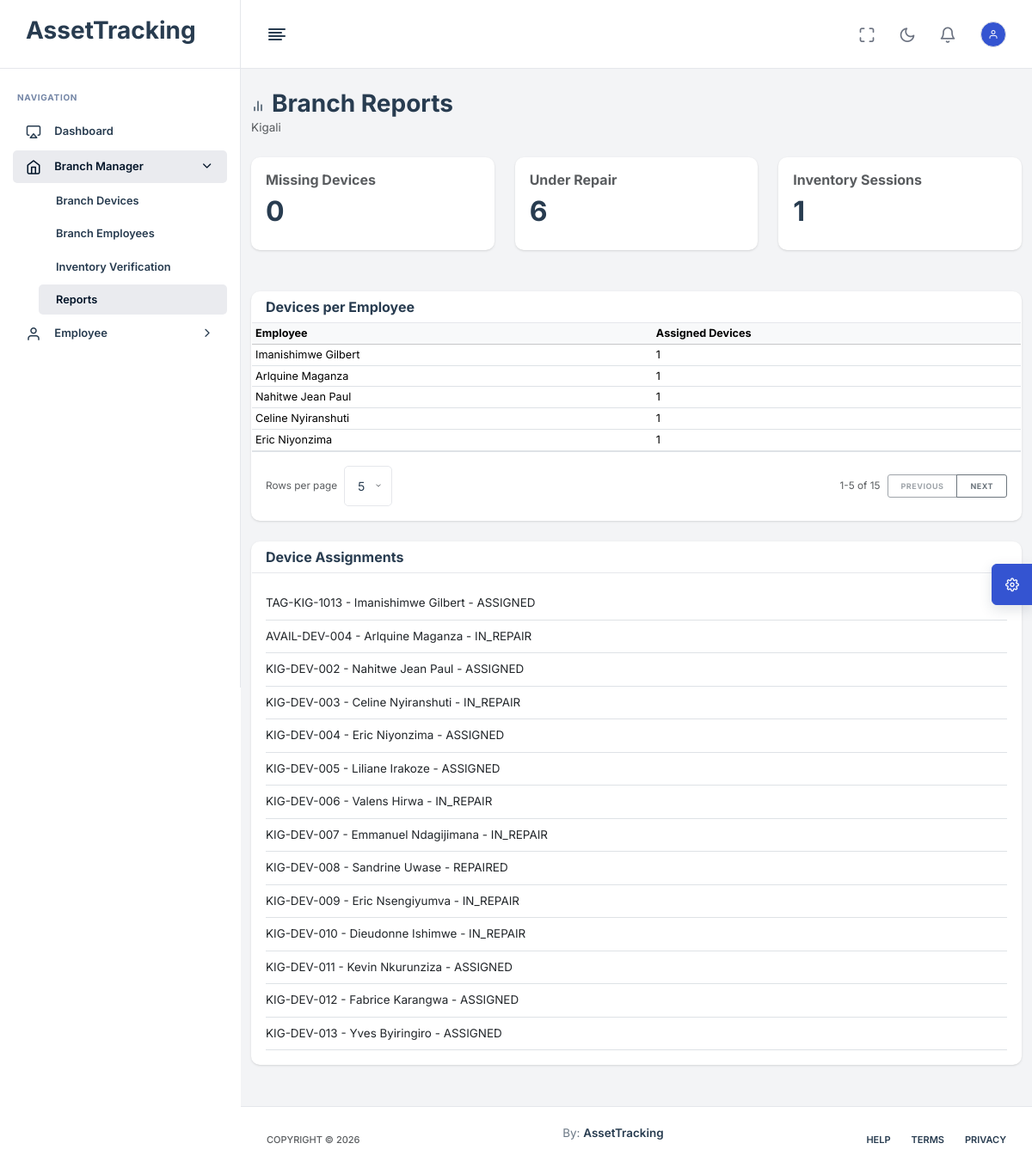
Before: /branch/reports/ (signed in) with the older database file.
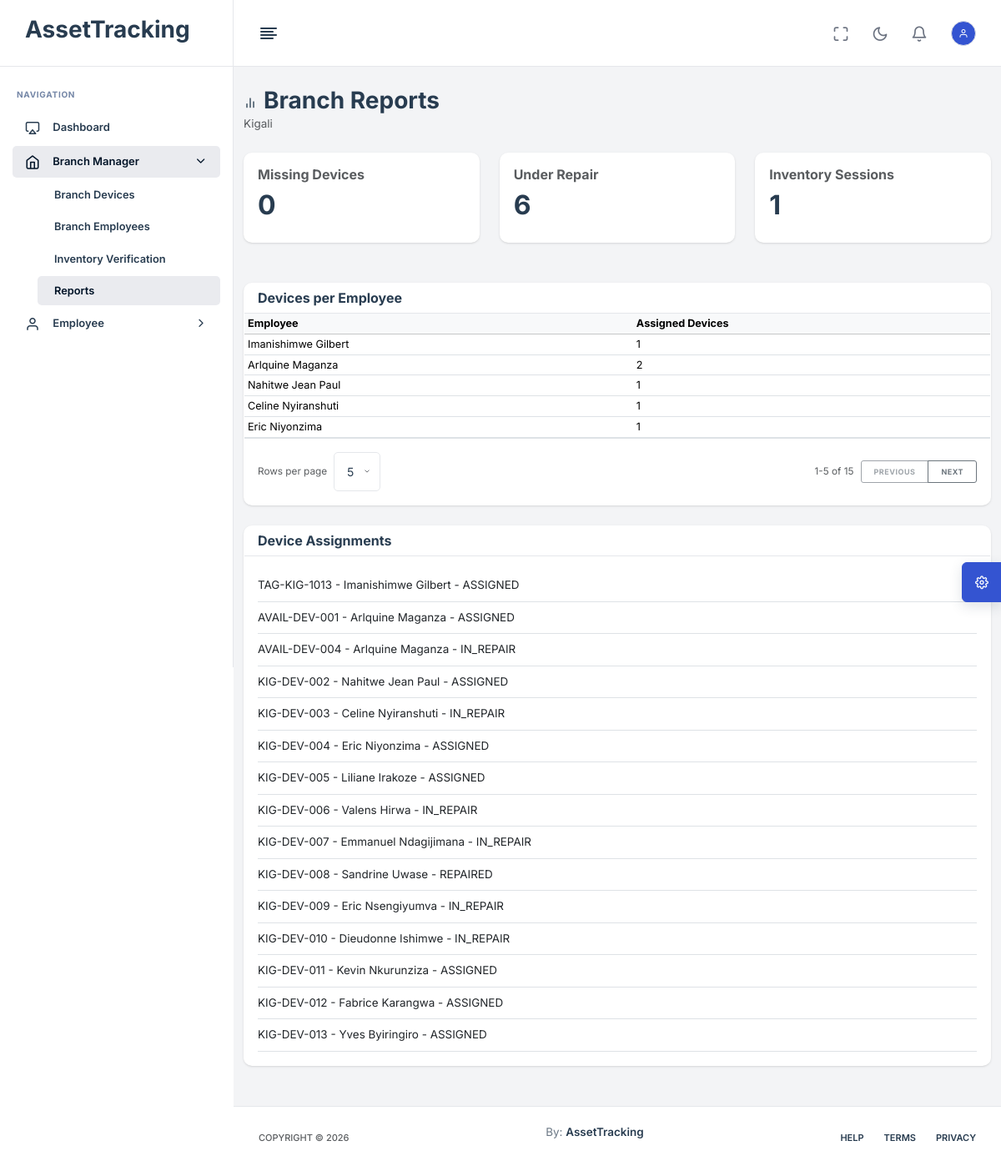
After: the same page with the newer database file.
### App/models.py (models this page shows, shortened)
class SoftDeleteModel(models.Model):
    is_deleted = models.BooleanField(default=False)
    deleted_at = models.DateTimeField(null=True, blank=True)
    deleted_by = models.ForeignKey(
        settings.AUTH_USER_MODEL,
        null=True,
        blank=True,
        on_delete=models.SET_NULL,
        related_name="%(class)s_deleted_records",
    )
    deletion_reason = models.TextField(blank=True)
    class Meta:
        abstract = True

class Employee(SoftDeleteModel):
    STATUS_CHOICES = [
        ('ACTIVE', 'Active'),
        ('INACTIVE', 'Inactive'),
        ('EXITED', 'Exited'),
    ]
    user = models.OneToOneField(settings.AUTH_USER_MODEL, on_delete=models.CASCADE, null=True, blank=True)
    employee_id = models.CharField(max_length=100, unique=True, null=True, blank=True)
    full_name = models.CharField(max_length=255)
    position = models.CharField(max_length=255)
    branch = models.ForeignKey(Branch, on_delete=models.SET_NULL, null=True, related_name='employees')
    department = models.ForeignKey(Department, on_delete=models.SET_NULL, null=True, blank=True)
    status = models.CharField(max_length=10, choices=STATUS_CHOICES, default='ACTIVE')
    hire_date = models.DateField(null=True, blank=True)
    exit_date = models.DateField(null=True, blank=True)

class Device(SoftDeleteModel):
    STATUS_CHOICES = [
        ('AVAILABLE', 'Available'),
        ('ASSIGNED', 'Assigned'),
        ('PENDING_RETURN', 'Pending Return'),
        ('IN_REPAIR', 'In Repair'),
        ('COMPLETED', 'Completed'),
        ('REPAIRED', 'Repaired'),
        ('MISSING', 'Missing'),
        ('RETIRED', 'Retired'),
        ('DECOMMISSIONED', 'Decommissioned'),
    ]
    LOCATION_CHOICES = [
        ('HEAD_OFFICE', 'Head Office'),
        ('BRANCH', 'Branch'),
        ('EMPLOYEE', 'Employee'),
        ('TECHNICIAN', 'Head Office / Technician'),
    ]
    device_type = models.CharField(max_length=50)
    brand = models.CharField(max_length=100)
    model = models.CharField(max_length=100)
    serial_number = models.CharField(max_length=100, unique=True)
    company_tag = models.CharField(max_length=100, unique=True)  # QR / Barcode
    purchase_date = models.DateField(null=True, blank=True)
    warranty_expiry = models.DateField(null=True, blank=True)
    status = models.CharField(max_length=20, choices=STATUS_CHOICES, default='AVAILABLE')
    assigned_employee = models.ForeignKey('Employee', null=True, blank=True, on_delete=models.SET_NULL)
    assigned_branch = models.ForeignKey('Branch', null=True, blank=True, on_delete=models.SET_NULL)
    location_type = models.CharField(max_length=20, choices=LOCATION_CHOICES, default='HEAD_OFFICE')
    current_location = models.CharField(max_length=255, default="Head Office")
    condition_notes = models.TextField(blank=True)
    registered_at = models.DateTimeField(auto_now_add=True)
    decommissioned_at = models.DateTimeField(null=True, blank=True)
    decommissioned_by = models.ForeignKey(
        settings.AUTH_USER_MODEL,
        null=True,
        blank=True,
        on_delete=models.SET_NULL,
        related_name="decommissioned_devices",
    )
    decommission_reason = models.CharField(max_length=255, blank=True)
    decommission_notes = models.TextField(blank=True)
    previous_status_before_decommission = models.CharField(max_length=20, blank=True)
    last_location_before_decommission = models.CharField(max_length=255, blank=True)

### App/views.py (the view)
# urls.py: path("branch/reports/", branch_reports, name="branch_reports"),
@login_required
@role_required("BRANCH_MANAGER")
def branch_reports(request):
    employee = _employee_for_user(request.user)
    branch = employee.branch if employee else None
    devices = Device.objects.filter(assigned_branch=branch) if branch else Device.objects.none()
    employees = Employee.objects.filter(branch=branch).prefetch_related("device_set") if branch else Employee.objects.none()
    sessions = InventorySession.objects.filter(branch=branch).prefetch_related("items") if branch else InventorySession.objects.none()
    context = {
        "branch": branch,
        "employees": employees,
        "missing_devices": devices.filter(status="MISSING"),
        "repair_devices": devices.filter(status="IN_REPAIR"),
        "sessions": sessions.order_by("-start_date"),
    }
    return render(request, "BranchManage/Reports.html", context)

### App/views.py (called while the page is built)
def _employee_for_user(user):
    return Employee.objects.select_related("branch", "department").filter(user=user).first()

### templates/BranchManage/Reports.html (shortened to what this page needs)
{% extends 'base.html' %}
{% block content %}
<div class="container-fluid py-4">
    <div class="mb-4">
        <h1 class="h3 mb-0"><i class="feather-bar-chart-2 me-2"></i>Branch Reports</h1>
        <p class="text-muted mb-0">{{ branch.name|default:"No branch assigned" }}</p>
    </div>
    <div class="row mb-4">
        <div class="col-md-4"><div class="card"><div class="card-body"><h6 class="text-muted">Missing Devices</h6><h2>{{ missing_devices.count }}</h2></div></div></div>
        <div class="col-md-4"><div class="card"><div class="card-body"><h6 class="text-muted">Under Repair</h6><h2>{{ repair_devices.count }}</h2></div></div></div>
        <div class="col-md-4"><div class="card"><div class="card-body"><h6 class="text-muted">Inventory Sessions</h6><h2>{{ sessions.count }}</h2></div></div></div>
    </div>
    <div class="card mb-4">
        <div class="card-header"><h5 class="card-title mb-0">Devices per Employee</h5></div>
        <div class="card-body p-0">
            <table class="table table-hover table-sm align-middle mb-0">
                <thead class="table-light"><tr><th>Employee</th><th>Assigned Devices</th></tr></thead>
                <tbody>
                {% for employee in employees %}
                <tr><td>{{ employee.full_name }}</td><td>{{ employee.device_set.count }}</td></tr>
                {% empty %}<tr><td colspan="2" class="text-center text-muted py-4">No employees.</td></tr>{% endfor %}
                </tbody>
            </table>
        </div>
    </div>
    <div class="card">
        <div class="card-header"><h5 class="card-title mb-0">Device Assignments</h5></div>
        <div class="card-body">
            {% for employee in employees %}
            {% for device in employee.device_set.all %}
            <div class="border-bottom py-2">{{ device.company_tag }} - {{ employee.full_name }} - {{ device.status }}</div>
            {% endfor %}
            {% empty %}<div class="text-muted">No assignment data.</div>{% endfor %}
        </div>
    </div>
</div>
{% endblock %}

Changed rows visible on the page:
changed Employee "Arlquine Maganza": gains Device (company_tag "AVAIL-DEV-001", {{ employee.full_name }} "Arlquine Maganza", status "ASSIGNED"); device_set.count "1" → "2"
